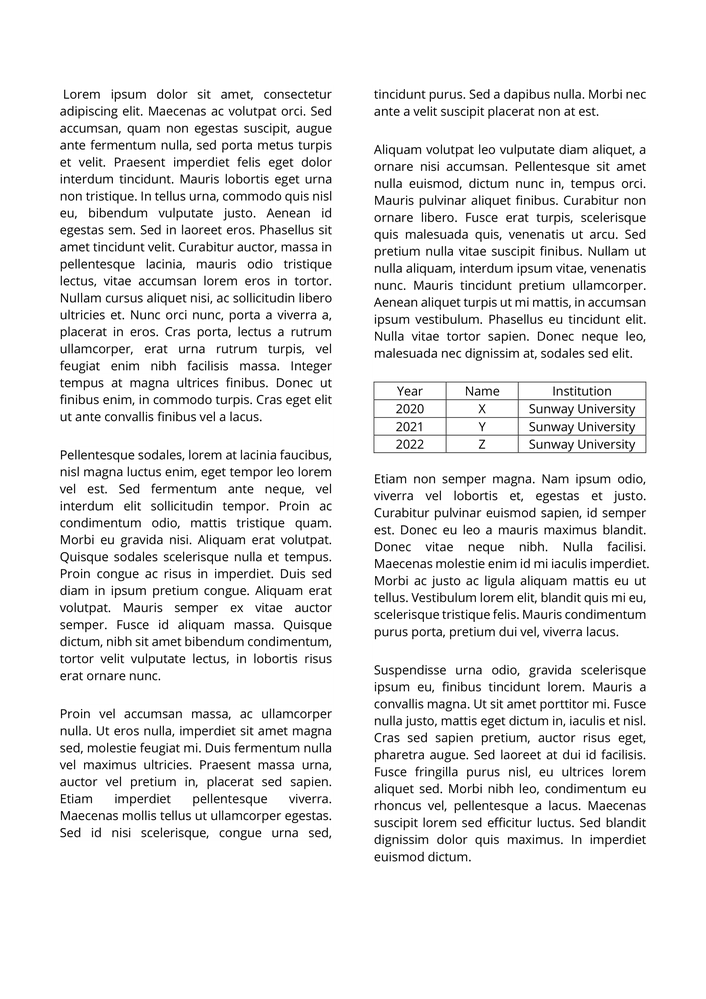
#> input picture task_b/input/008.png, 706 x 999 px, shrunk from 1654 x 2339 before the run
$ python main_v2_single.py
#> lines starting #> are read from the running program, lines starting #| are printed output that depends on the picture; after the words box and inside, x2 and y2 are one past the last pixel; in counts of white or black regions, pixels touching at a corner belong together
# -*- coding: utf-8 -*-

"""
Task B - Paragraph Extraction

SINGLE IMAGE VERSION

This program processes one scientific paper image
at a time.

Only change the image_name before each run.

Example:

    image_name = "001"
    image_name = "002"
    ...
    image_name = "008"

No if, elif, else, for, while or glob is used.
"""

import os
import cv2

import projection_v2


# ============================================================
# STEP 1: SELECT IMAGE
# ============================================================

# Change this value to select another paper.
image_name = "008"


# ============================================================
# STEP 2: CREATE INPUT AND OUTPUT PATHS
# ============================================================

# Find the folder containing this main file.
task_b_folder = os.path.dirname(
    os.path.abspath(__file__)
)

# Create the input image path.
image_path = os.path.join(
    task_b_folder,
    "input",
    image_name + ".png"
)

# Create the output folder path.
output_folder = os.path.join(
    task_b_folder,
    "output",
    image_name
)

# Create the output folder when required.
os.makedirs(
    output_folder,
    exist_ok=True
)


# ============================================================
# STEP 3: READ IMAGE
# ============================================================

image = cv2.imread(
    image_path
)
#> image is the input picture: shape (999, 706, 3); min 0, max 255, mean 236.8


# ============================================================
# STEP 4: CONVERT TO GRAYSCALE
# ============================================================

gray = cv2.cvtColor(
    image,
    cv2.COLOR_BGR2GRAY
)


# ============================================================
# STEP 5: FIND OTSU THRESHOLD
# ============================================================

# Otsu automatically finds the threshold value.
otsu_value, otsu_image = cv2.threshold(
    gray,
    0,
    255,
    cv2.THRESH_BINARY + cv2.THRESH_OTSU
)
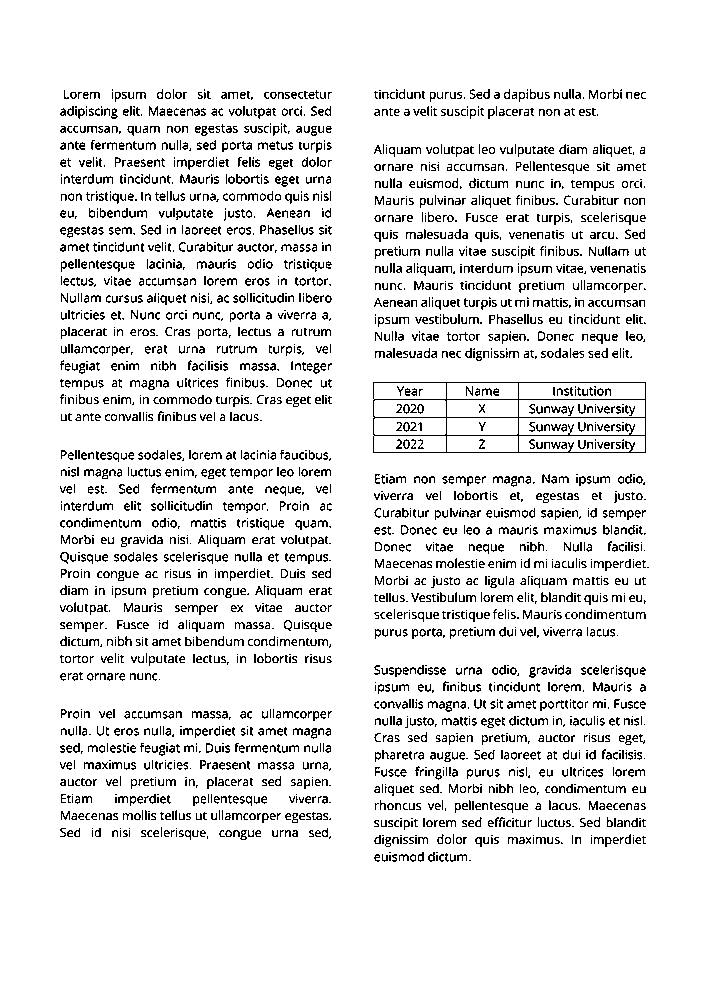
#> otsu_image: shape (999, 706); 90.6% white; black in thin lines or dots, all inside (x1, y1, x2, y2) = (60, 89, 649, 862)
#> otsu_value = 170

print(
    "Otsu threshold value:",
    otsu_value
)
#| Otsu threshold value: 170.0


# ============================================================
# STEP 6: APPLY BINARY THRESHOLD
# ============================================================

# Text becomes black.
# Background becomes white.
threshold_value, binary = cv2.threshold(
    gray,
    otsu_value,
    255,
    cv2.THRESH_BINARY
)
#> threshold_value = 170


# ============================================================
# STEP 7: ORIGINAL HORIZONTAL PROJECTION
# ============================================================

#> (the run stopped early here; a loop or call above may not have finished)
